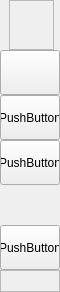
        <widget class="QFrame" name="leftMenuBg">
         <property name="minimumSize">
          <size>
           <width>60</width>
           <height>0</height>
          </size>
         </property>
         <property name="maximumSize">
          <size>
           <width>60</width>
           <height>16777215</height>
          </size>
         </property>
         <property name="frameShape">
          <enum>QFrame::NoFrame</enum>
         </property>
         <property name="frameShadow">
          <enum>QFrame::Raised</enum>
         </property>
         <layout class="QVBoxLayout" name="verticalLayout_3">
          <property name="spacing">
           <number>0</number>
          </property>
          <property name="leftMargin">
           <number>0</number>
          </property>
          <property name="topMargin">
           <number>0</number>
          </property>
          <property name="rightMargin">
           <number>0</number>
          </property>
          <property name="bottomMargin">
           <number>0</number>
          </property>
          <item>
           <widget class="QFrame" name="topLogoInfo">
            <property name="minimumSize">
             <size>
              <width>0</width>
              <height>50</height>
             </size>
            </property>
            <property name="maximumSize">
             <size>
              <width>16777215</width>
              <height>50</height>
             </size>
            </property>
            <property name="frameShape">
             <enum>QFrame::NoFrame</enum>
            </property>
            <property name="frameShadow">
             <enum>QFrame::Raised</enum>
            </property>
            <layout class="QVBoxLayout" name="verticalLayout">
             <property name="topMargin">
              <number>0</number>
             </property>
             <item>
              <widget class="QFrame" name="logoFrame">
               <property name="minimumSize">
                <size>
                 <width>45</width>
                 <height>50</height>
                </size>
               </property>
               <property name="styleSheet">
                <string notr="true">image: url(:/images/images/images/bigLogo.png);</string>
               </property>
               <property name="frameShape">
                <enum>QFrame::StyledPanel</enum>
               </property>
               <property name="frameShadow">
                <enum>QFrame::Raised</enum>
               </property>
              </widget>
             </item>
            </layout>
           </widget>
          </item>
          <item>
           <widget class="QPushButton" name="homeBtn">
            <property name="sizePolicy">
             <sizepolicy hsizetype="Expanding" vsizetype="Fixed">
              <horstretch>0</horstretch>
              <verstretch>0</verstretch>
             </sizepolicy>
            </property>
            <property name="minimumSize">
             <size>
              <width>0</width>
              <height>45</height>
             </size>
            </property>
            <property name="cursor">
             <cursorShape>PointingHandCursor</cursorShape>
            </property>
            <property name="autoFillBackground">
             <bool>false</bool>
            </property>
            <property name="styleSheet">
             <string notr="true">background-image: url(:/icons/images/icons/cil-home.png);</string>
            </property>
            <property name="text">
             <string/>
            </property>
            <property name="icon">
             <iconset resource="resources.qrc">
              <normaloff>:/icons/images/icons/cil-home.png</normaloff>:/icons/images/icons/cil-home.png</iconset>
            </property>
           </widget>
          </item>
          <item>
           <widget class="QPushButton" name="clientsbtn">
            <property name="sizePolicy">
             <sizepolicy hsizetype="Expanding" vsizetype="Fixed">
              <horstretch>0</horstretch>
              <verstretch>0</verstretch>
             </sizepolicy>
            </property>
            <property name="minimumSize">
             <size>
              <width>0</width>
              <height>45</height>
             </size>
            </property>
            <property name="cursor">
             <cursorShape>PointingHandCursor</cursorShape>
            </property>
            <property name="styleSheet">
             <string notr="true">background-image: url(:/icons/images/icons/cil-user.png);</string>
            </property>
            <property name="text">
             <string>PushButton</string>
            </property>
            <property name="icon">
             <iconset resource="resources.qrc">
              <normaloff>:/icons/images/icons/cil-user.png</normaloff>:/icons/images/icons/cil-user.png</iconset>
            </property>
           </widget>
          </item>
          <item>
           <widget class="QPushButton" name="appointmentBtn">
            <property name="sizePolicy">
             <sizepolicy hsizetype="Expanding" vsizetype="Fixed">
              <horstretch>0</horstretch>
              <verstretch>0</verstretch>
             </sizepolicy>
            </property>
            <property name="minimumSize">
             <size>
              <width>0</width>
              <height>45</height>
             </size>
            </property>
            <property name="cursor">
             <cursorShape>PointingHandCursor</cursorShape>
            </property>
            <property name="styleSheet">
             <string notr="true">background-image: url(:/icons/images/icons/cil-calendar-check.png);</string>
            </property>
            <property name="text">
             <string>PushButton</string>
            </property>
            <property name="icon">
             <iconset resource="resources.qrc">
              <normaloff>:/icons/images/icons/cil-calendar-check.png</normaloff>:/icons/images/icons/cil-calendar-check.png</iconset>
            </property>
           </widget>
          </item>
          <item>
           <spacer name="verticalSpacer">
            <property name="orientation">
             <enum>Qt::Vertical</enum>
            </property>
            <property name="sizeHint" stdset="0">
             <size>
              <width>20</width>
              <height>40</height>
             </size>
            </property>
           </spacer>
          </item>
          <item>
           <widget class="QPushButton" name="accountBtn">
            <property name="sizePolicy">
             <sizepolicy hsizetype="Expanding" vsizetype="Fixed">
              <horstretch>0</horstretch>
              <verstretch>0</verstretch>
             </sizepolicy>
            </property>
            <property name="minimumSize">
             <size>
              <width>0</width>
              <height>45</height>
             </size>
            </property>
            <property name="cursor">
             <cursorShape>PointingHandCursor</cursorShape>
            </property>
            <property name="styleSheet">
             <string notr="true">background-image: url(:/icons/images/icons/cil-loop-circular.png);</string>
            </property>
            <property name="text">
             <string>PushButton</string>
            </property>
            <property name="icon">
             <iconset resource="resources.qrc">
              <normaloff>:/icons/images/icons/cil-loop-circular.png</normaloff>:/icons/images/icons/cil-loop-circular.png</iconset>
            </property>
           </widget>
          </item>
          <item>
           <widget class="QFrame" name="leftGrip">
            <property name="minimumSize">
             <size>
              <width>0</width>
              <height>22</height>
             </size>
            </property>
            <property name="frameShape">
             <enum>QFrame::StyledPanel</enum>
            </property>
            <property name="frameShadow">
             <enum>QFrame::Raised</enum>
            </property>
           </widget>
          </item>
         </layout>
        </widget>
